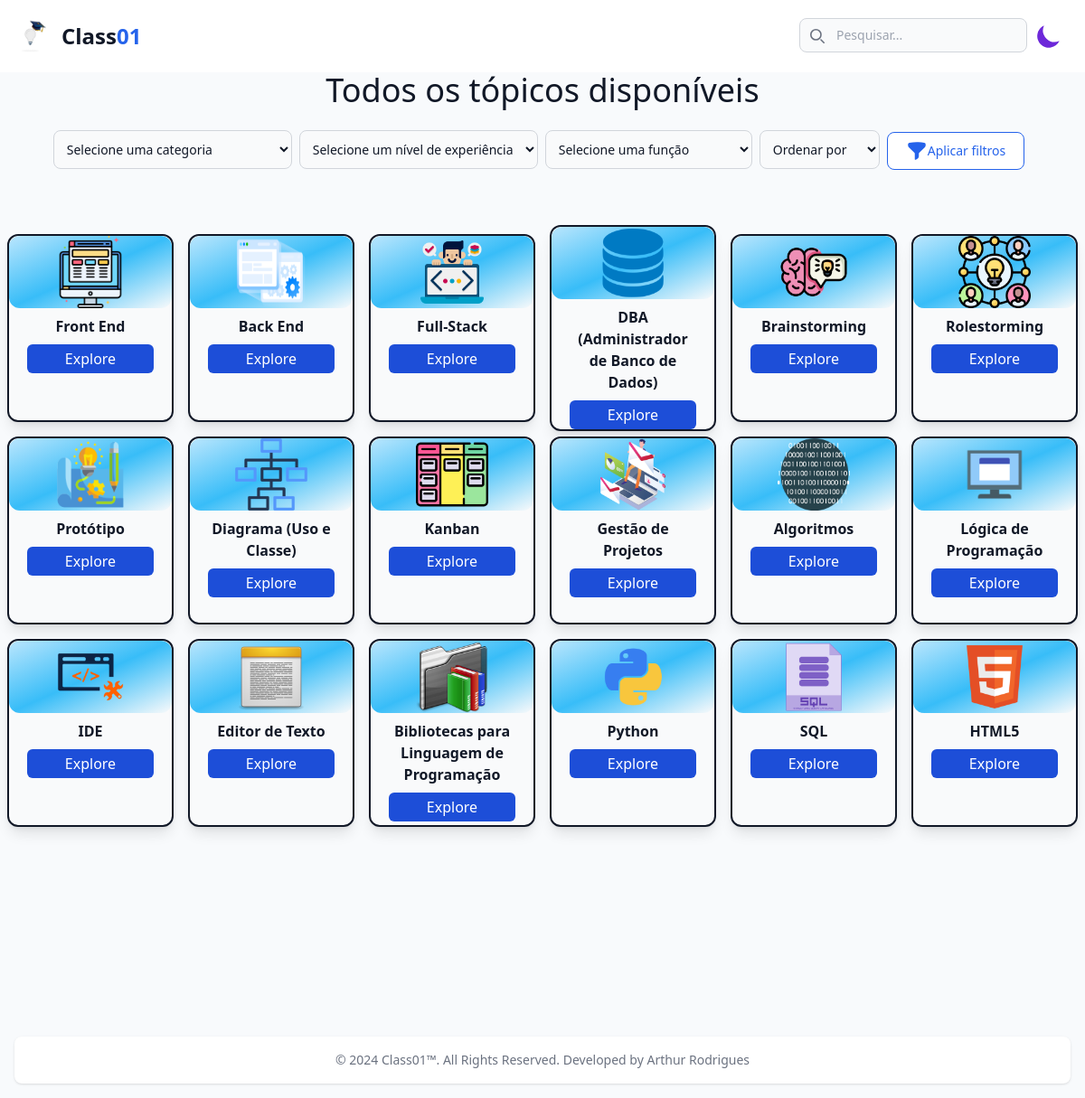
Screenshot of /all-topics/ with the database file from the repository.
### home/models.py (models this page shows, shortened)
class Topico(models.Model):
    icon_topico = models.ImageField(upload_to='img/icon_topic/')
    nome_topico = models.CharField(max_length=50)
    categorias = models.ManyToManyField(Categoria, related_name='topicos')
    introducao = models.TextField()
    imagem = models.ImageField(upload_to='img/image_topic/')
    fonte_topic = models.URLField()
    nivel_experiencia = models.CharField(max_length=100, choices=[
        ('iniciante', 'Iniciante'),
        ('intermediario', 'Intermediário'),
        ('avancado', 'Avançado')
    ])
    funcao = models.ManyToManyField(AreaAtuacao, related_name='topicos')
    ferramentas = models.CharField(max_length=200)
    created_at = models.DateTimeField(auto_now_add=True)
    updated_at = models.DateTimeField(auto_now=True)

### home/views.py (the view)
# urls.py: path('all-topics/', all_topics, name='all_topics'),
def all_topics(request):
    topicos = Topico.objects.all()
    form_topic = FiltroTopico(request.GET)
    if form_topic.is_valid():
        categoria = form_topic.cleaned_data['categoria']
        nivel_experiencia = form_topic.cleaned_data['nivel_experiencia']
        funcao = form_topic.cleaned_data['funcao']
        ordernar_por = form_topic.cleaned_data['ordenar_por']
        search = request.GET.get('search')
        if search:
            topicos = topicos.filter(nome_topico__icontains=search)
        if categoria:
            topicos = topicos.filter(categorias=categoria)
        if nivel_experiencia:
            topicos = topicos.filter(nivel_experiencia=nivel_experiencia)
        if funcao:
            topicos = topicos.filter(funcao=funcao)
        if ordernar_por:
            topicos = topicos.order_by(ordernar_por)
        redirect('all_topics')
    context = {'topicos': topicos, 'form_topic': form_topic}
    return render(request, 'all_topics.html', context)

### home/models.py (called while the page is built)
    def __str__(self):
        return self.nome

    def __str__(self):
        return self.nome

### home/templates/all_topics.html (shortened to what this page needs)
{% extends 'base-topics.html' %}
{% load static tailwind_tags %}
    {% block content %}
    <div class="block w-full h-16 mb-6 text-center md:mb-0">
        <h2 class="mx-auto my-auto text-4xl text-gray-900 dark:text-white">Todos os tópicos disponíveis</h2>
    </div>
    <div class="flex flex-row items-center w-full">
        <form method="get" class="flex flex-row flex-wrap items-center justify-center w-full">
            <div class="flex flex-row flex-wrap my-auto gap-x-2">
                <div class="my-auto mb-4 text-gray-800">
                    {{ form_topic.categoria }}
                </div>
                <div class="my-auto mb-4 text-gray-800">
                    {{ form_topic.nivel_experiencia }}
                </div>
                <div class="my-auto mb-4 text-gray-800">
                    {{ form_topic.funcao }}
                </div>
                <div class="my-auto mb-4 text-gray-800">
                    {{ form_topic.ordenar_por }}
                </div>
            </div>
            <div class="flex mb-3.5 ml-2">
                <button type="submit" class="inline-flex items-center px-5 py-2 text-sm font-medium text-center text-blue-600 transition duration-100 bg-white border border-blue-600 rounded-lg hover:text-white dark:text-white hover:bg-blue-600 me-2 dark:bg-blue-600 dark:hover:bg-blue-700">
                    Aplicar filtros
                </button>
            </div>
        </form>
    </div>
    <div class="flex w-full mx-auto my-10">
        <ul class="grid mx-auto my-6 lg:grid-cols-6 gap-y-20 xs:grid-cols-2">
            {% for topico in topicos %}
                <li class="flex flex-row items-center h-24 px-2 mt-12">
                    <div class="justify-between w-56 transition duration-300 transform border-2 border-gray-900 shadow-lg opacity-0 bg-gray-50 dark:bg-gray-900 rounded-xl card hover:scale-110 hover:shadow-xl min-h-52">
                        <div class="flex items-center justify-center mx-auto my-auto rounded-xl bg-gradient-to-br from-sky-200 via-sky-400">
                            <img class="w-20 h-20" src="{{ topico.icon_topico.url }}" alt="" title="{{ topico.nome_topico }}">
                        </div>
                        <div class="flex flex-col px-5 pt-2">
                            <h2 class="font-bold text-center text-gray-900 dark:text-white">{{ topico.nome_topico }}</h2>
                            <a class="flex justify-center w-full mx-auto" href="{% url 'exibir_topico' topico.id %}">
                                <button class="flex justify-center w-full px-2 py-1 mx-auto mt-2 text-white transition duration-150 bg-blue-700 rounded-md cursor-pointer hover:bg-blue-900" type="button">Explore</button>
                            </a>
                        </div>
                    </div>
                </li>
            {% endfor %}
        </ul>
    </div>
    {% endblock %}

### rows the page displays
Topico: icon_topico (picture), nome_topico "Front End"
Topico: icon_topico (picture), nome_topico "Back End"
Topico: icon_topico (picture), nome_topico "Full-Stack"
Topico: icon_topico (picture), nome_topico "DBA (Administrador de Banco de Dados)"
Topico: icon_topico (picture), nome_topico "Brainstorming"
Topico: icon_topico (picture), nome_topico "Rolestorming"
Topico: icon_topico (picture), nome_topico "Protótipo"
Topico: icon_topico (picture), nome_topico "Diagrama (Uso e Classe)"
Topico: icon_topico (picture), nome_topico "Kanban"
Topico: icon_topico (picture), nome_topico "Gestão de Projetos"
Topico: icon_topico (picture), nome_topico "Algoritmos"
Topico: icon_topico (picture), nome_topico "Lógica de Programação"
Topico: icon_topico (picture), nome_topico "IDE"
Topico: icon_topico (picture), nome_topico "Editor de Texto"
Topico: icon_topico (picture), nome_topico "Bibliotecas para Linguagem de Programação"
Topico: icon_topico (picture), nome_topico "Python"
Topico: icon_topico (picture), nome_topico "SQL"
Topico: icon_topico (picture), nome_topico "HTML5"
